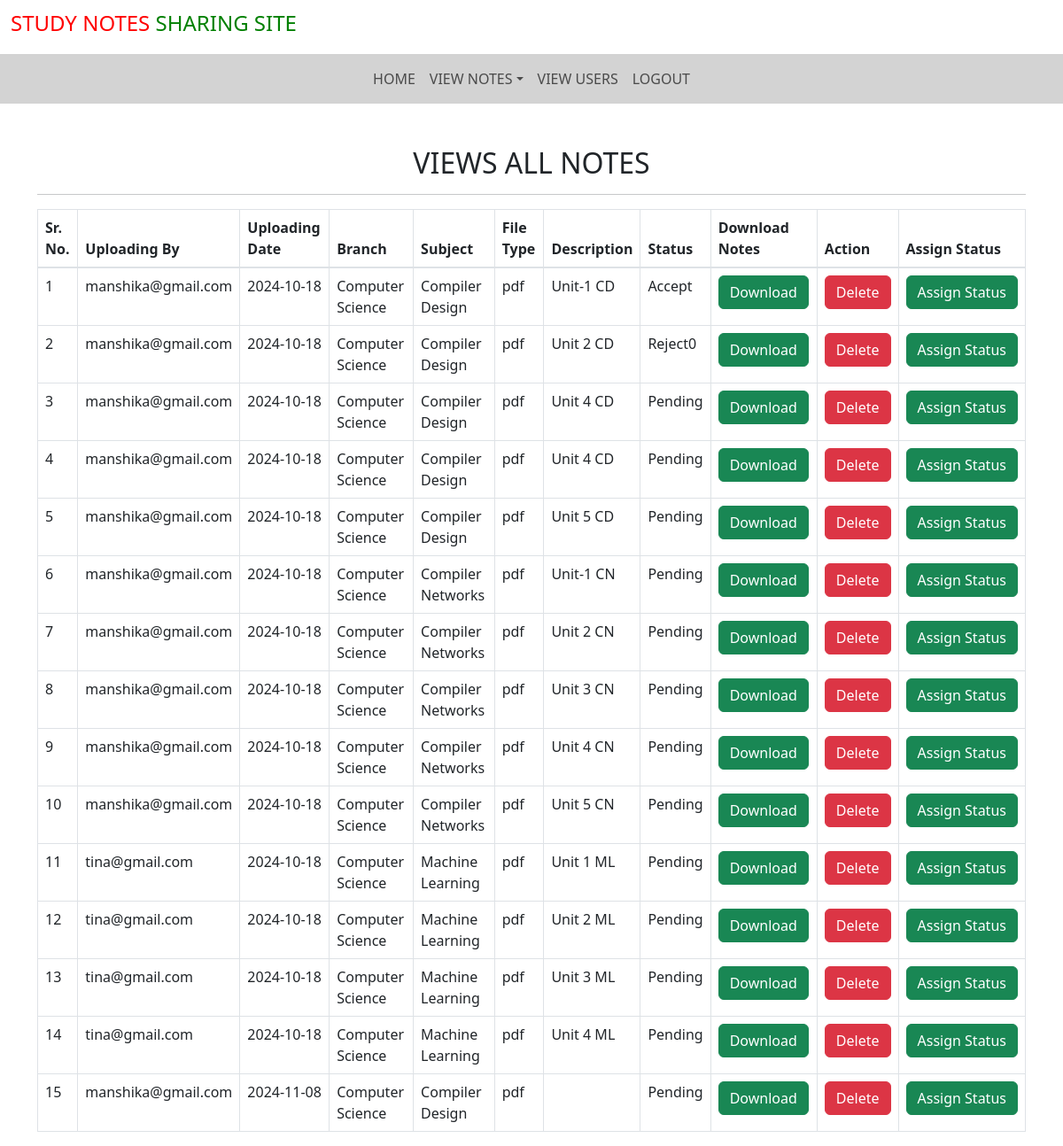
The app's page /all_notes/ (signed in) with its own data.
### notes/models.py (models this page shows, shortened)
class Notes(models.Model):
    user = models.ForeignKey(User,on_delete=models.CASCADE)
    uploadingdate = models.CharField(max_length=30)
    branch = models.CharField(max_length=30)
    subject = models.CharField(max_length=30)
    notefile = models.FileField(null= True)
    filetype = models.CharField(max_length=30)
    description = models.CharField(max_length=200,null= True)
    status = models.CharField(max_length=20)

### notes/views.py (the view)
# urls.py: path('all_notes/', all_notes,name='all_notes'),
def all_notes(request):
    if not request.user.is_authenticated:
        return redirect('login_admin')
    notes = Notes.objects.all()
    print(f"Number of All notes: {notes.count()}")
    d= {'notes': notes}
    return render(request,'all_notes.html',d)

### notes/templates/all_notes.html (shortened to what this page needs)
{% extends 'admin_nav.html' %}
{% load static%}
{% block body %}
<link rel="stylesheet" href="https://cdnjs.cloudflare.com/ajax/libs/twitter-bootstrap/5.3.0/css/bootstrap.min.css">
<link rel="stylesheet" href="https://cdn.datatables.net/2.1.8/css/dataTables.bootstrap5.css">
<div class="container mt-5">
    <h2 class="text-center">VIEWS ALL NOTES</h2>
    <hr>
    <table class="table table-bordered" id ="example">
    <thead>
        <tr>
            <th>Sr. No. </th>
            <th>Uploading By </th>
            <th>Uploading Date </th>
            <th>Branch </th>
            <th>Subject </th>
            <th>File Type </th>
            <th>Description </th>
            <th>Status </th>
            <th>Download Notes </th>
            <th>Action </th>
            <th>Assign Status </th>
        </tr>
    </thead>
    <tbody>
        {% for i in notes %}
        <tr>
            <td>{{forloop.counter}}</td>
            <td>{{i.user.username}}</td>
            <td>{{i.uploadingdate}}</td>
            <td>{{i.branch}}</td>
            <td>{{i.subject}}</td>
            <td>{{i.filetype}}</td>
            <td>{{i.description}}</td>
            <td>{{i.status}}</td>
            <td><a href="{{i.notefile.url}}"class ="btn btn-success" download>Download</a></td>
            <td><a href="{% url 'delete_notes' i.id %}"class ="btn btn-danger" onclick="return confirm('Are you sure?')">Delete</a></td>
            <td><a href="{% url 'assign_status' i.id %}"class ="btn btn-success" >Assign&nbsp;Status</a></td>
        </tr>
        {% endfor %}
    </tbody>
</table>
</div>
{% endblock %}

### records on screen
Notes: user.username "manshika@gmail.com", uploadingdate "2024-10-18", branch "Computer Science", subject "Compiler Design", filetype "pdf", description "Unit-1 CD", status "Accept"
Notes: user.username "manshika@gmail.com", uploadingdate "2024-10-18", branch "Computer Science", subject "Compiler Design", filetype "pdf", description "Unit 2 CD", status "Reject0"
Notes: user.username "manshika@gmail.com", uploadingdate "2024-10-18", branch "Computer Science", subject "Compiler Design", filetype "pdf", description "Unit 4 CD", status "Pending"
Notes: user.username "manshika@gmail.com", uploadingdate "2024-10-18", branch "Computer Science", subject "Compiler Design", filetype "pdf", description "Unit 4 CD", status "Pending"
Notes: user.username "manshika@gmail.com", uploadingdate "2024-10-18", branch "Computer Science", subject "Compiler Design", filetype "pdf", description "Unit 5 CD", status "Pending"
Notes: user.username "manshika@gmail.com", uploadingdate "2024-10-18", branch "Computer Science", subject "Compiler Networks", filetype "pdf", description "Unit-1 CN", status "Pending"
Notes: user.username "manshika@gmail.com", uploadingdate "2024-10-18", branch "Computer Science", subject "Compiler Networks", filetype "pdf", description "Unit 2 CN", status "Pending"
Notes: user.username "manshika@gmail.com", uploadingdate "2024-10-18", branch "Computer Science", subject "Compiler Networks", filetype "pdf", description "Unit 3 CN", status "Pending"
Notes: user.username "manshika@gmail.com", uploadingdate "2024-10-18", branch "Computer Science", subject "Compiler Networks", filetype "pdf", description "Unit 4 CN", status "Pending"
Notes: user.username "manshika@gmail.com", uploadingdate "2024-10-18", branch "Computer Science", subject "Compiler Networks", filetype "pdf", description "Unit 5 CN", status "Pending"
Notes: user.username "tina@gmail.com", uploadingdate "2024-10-18", branch "Computer Science", subject "Machine Learning", filetype "pdf", description "Unit 1 ML", status "Pending"
Notes: user.username "tina@gmail.com", uploadingdate "2024-10-18", branch "Computer Science", subject "Machine Learning", filetype "pdf", description "Unit 2 ML", status "Pending"
Notes: user.username "tina@gmail.com", uploadingdate "2024-10-18", branch "Computer Science", subject "Machine Learning", filetype "pdf", description "Unit 3 ML", status "Pending"
Notes: user.username "tina@gmail.com", uploadingdate "2024-10-18", branch "Computer Science", subject "Machine Learning", filetype "pdf", description "Unit 4 ML", status "Pending"
Notes: user.username "manshika@gmail.com", uploadingdate "2024-11-08", branch "Computer Science", subject "Compiler Design", filetype "pdf", status "Pending"
